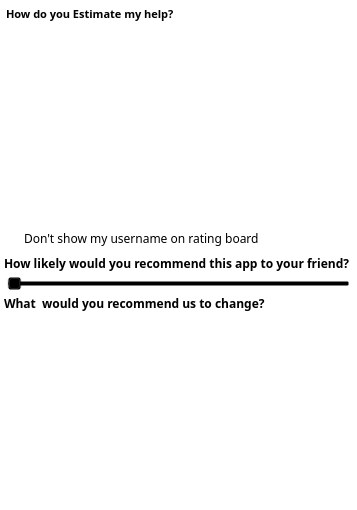
                   <widget class="QFrame" name="frame_17">
                    <property name="sizePolicy">
                     <sizepolicy hsizetype="Preferred" vsizetype="Expanding">
                      <horstretch>0</horstretch>
                      <verstretch>0</verstretch>
                     </sizepolicy>
                    </property>
                    <property name="styleSheet">
                     <string notr="true">background-color:rgba(0,0,0,0);</string>
                    </property>
                    <property name="frameShape">
                     <enum>QFrame::StyledPanel</enum>
                    </property>
                    <property name="frameShadow">
                     <enum>QFrame::Raised</enum>
                    </property>
                    <layout class="QHBoxLayout" name="horizontalLayout_20">
                     <property name="spacing">
                      <number>0</number>
                     </property>
                     <property name="leftMargin">
                      <number>0</number>
                     </property>
                     <property name="topMargin">
                      <number>0</number>
                     </property>
                     <property name="rightMargin">
                      <number>0</number>
                     </property>
                     <property name="bottomMargin">
                      <number>0</number>
                     </property>
                     <item>
                      <widget class="QFrame" name="frame_21">
                       <property name="frameShape">
                        <enum>QFrame::StyledPanel</enum>
                       </property>
                       <property name="frameShadow">
                        <enum>QFrame::Raised</enum>
                       </property>
                       <layout class="QVBoxLayout" name="verticalLayout_19">
                        <property name="spacing">
                         <number>0</number>
                        </property>
                        <property name="leftMargin">
                         <number>0</number>
                        </property>
                        <property name="topMargin">
                         <number>0</number>
                        </property>
                        <property name="rightMargin">
                         <number>0</number>
                        </property>
                        <property name="bottomMargin">
                         <number>0</number>
                        </property>
                        <item alignment="Qt::AlignLeft|Qt::AlignTop">
                         <widget class="QFrame" name="frame_24">
                          <property name="sizePolicy">
                           <sizepolicy hsizetype="Expanding" vsizetype="Expanding">
                            <horstretch>0</horstretch>
                            <verstretch>0</verstretch>
                           </sizepolicy>
                          </property>
                          <property name="frameShape">
                           <enum>QFrame::StyledPanel</enum>
                          </property>
                          <property name="frameShadow">
                           <enum>QFrame::Raised</enum>
                          </property>
                          <layout class="QHBoxLayout" name="horizontalLayout_17">
                           <property name="spacing">
                            <number>0</number>
                           </property>
                           <property name="leftMargin">
                            <number>3</number>
                           </property>
                           <property name="topMargin">
                            <number>3</number>
                           </property>
                           <property name="rightMargin">
                            <number>3</number>
                           </property>
                           <property name="bottomMargin">
                            <number>3</number>
                           </property>
                           <item>
                            <widget class="QLabel" name="label_11">
                             <property name="font">
                              <font>
                               <family>Bahnschrift</family>
                               <pointsize>8</pointsize>
                               <weight>75</weight>
                               <bold>true</bold>
                              </font>
                             </property>
                             <property name="text">
                              <string>How do you Estimate my help?</string>
                             </property>
                            </widget>
                           </item>
                          </layout>
                         </widget>
                        </item>
                        <item>
                         <widget class="QFrame" name="frame_25">
                          <property name="sizePolicy">
                           <sizepolicy hsizetype="Expanding" vsizetype="Expanding">
                            <horstretch>0</horstretch>
                            <verstretch>0</verstretch>
                           </sizepolicy>
                          </property>
                          <property name="maximumSize">
                           <size>
                            <width>16777215</width>
                            <height>16777215</height>
                           </size>
                          </property>
                          <property name="frameShape">
                           <enum>QFrame::StyledPanel</enum>
                          </property>
                          <property name="frameShadow">
                           <enum>QFrame::Raised</enum>
                          </property>
                          <layout class="QHBoxLayout" name="horizontalLayout_21">
                           <property name="spacing">
                            <number>0</number>
                           </property>
                           <property name="leftMargin">
                            <number>0</number>
                           </property>
                           <property name="topMargin">
                            <number>0</number>
                           </property>
                           <property name="rightMargin">
                            <number>0</number>
                           </property>
                           <property name="bottomMargin">
                            <number>0</number>
                           </property>
                           <item>
                            <widget class="QFrame" name="frame_29">
                             <property name="sizePolicy">
                              <sizepolicy hsizetype="Preferred" vsizetype="Preferred">
                               <horstretch>0</horstretch>
                               <verstretch>0</verstretch>
                              </sizepolicy>
                             </property>
                             <property name="styleSheet">
                              <string notr="true">image: url(:/image/Image/linetracer__-removebg-preview.png);
</string>
                             </property>
                             <property name="frameShape">
                              <enum>QFrame::StyledPanel</enum>
                             </property>
                             <property name="frameShadow">
                              <enum>QFrame::Raised</enum>
                             </property>
                             <layout class="QHBoxLayout" name="horizontalLayout_24">
                              <property name="spacing">
                               <number>0</number>
                              </property>
                              <property name="leftMargin">
                               <number>0</number>
                              </property>
                              <property name="topMargin">
                               <number>0</number>
                              </property>
                              <property name="rightMargin">
                               <number>0</number>
                              </property>
                              <property name="bottomMargin">
                               <number>0</number>
                              </property>
                             </layout>
                            </widget>
                           </item>
                           <item>
                            <widget class="QFrame" name="frame_31">
                             <property name="styleSheet">
                              <string notr="true">image: url(:/image/Image/rategam-removebg-preview.png);</string>
                             </property>
                             <property name="frameShape">
                              <enum>QFrame::StyledPanel</enum>
                             </property>
                             <property name="frameShadow">
                              <enum>QFrame::Raised</enum>
                             </property>
                             <layout class="QHBoxLayout" name="horizontalLayout_25">
                              <property name="spacing">
                               <number>0</number>
                              </property>
                              <property name="leftMargin">
                               <number>0</number>
                              </property>
                              <property name="topMargin">
                               <number>0</number>
                              </property>
                              <property name="rightMargin">
                               <number>0</number>
                              </property>
                              <property name="bottomMargin">
                               <number>0</number>
                              </property>
                             </layout>
                            </widget>
                           </item>
                          </layout>
                         </widget>
                        </item>
                        <item>
                         <widget class="QFrame" name="frame_26">
                          <property name="sizePolicy">
                           <sizepolicy hsizetype="Expanding" vsizetype="Expanding">
                            <horstretch>0</horstretch>
                            <verstretch>0</verstretch>
                           </sizepolicy>
                          </property>
                          <property name="maximumSize">
                           <size>
                            <width>16777215</width>
                            <height>16777215</height>
                           </size>
                          </property>
                          <property name="frameShape">
                           <enum>QFrame::StyledPanel</enum>
                          </property>
                          <property name="frameShadow">
                           <enum>QFrame::Raised</enum>
                          </property>
                          <layout class="QVBoxLayout" name="verticalLayout_20">
                           <property name="spacing">
                            <number>2</number>
                           </property>
                           <property name="leftMargin">
                            <number>2</number>
                           </property>
                           <property name="topMargin">
                            <number>2</number>
                           </property>
                           <property name="rightMargin">
                            <number>2</number>
                           </property>
                           <property name="bottomMargin">
                            <number>2</number>
                           </property>
                           <item>
                            <widget class="QTextEdit" name="textEdit"/>
                           </item>
                           <item>
                            <widget class="QCheckBox" name="checkBox">
                             <property name="font">
                              <font>
                               <family>Bahnschrift</family>
                               <weight>50</weight>
                               <bold>false</bold>
                              </font>
                             </property>
                             <property name="text">
                              <string>Don't show my username on rating board</string>
                             </property>
                            </widget>
                           </item>
                          </layout>
                         </widget>
                        </item>
                        <item>
                         <widget class="QFrame" name="frame_28">
                          <property name="sizePolicy">
                           <sizepolicy hsizetype="Expanding" vsizetype="Expanding">
                            <horstretch>0</horstretch>
                            <verstretch>0</verstretch>
                           </sizepolicy>
                          </property>
                          <property name="maximumSize">
                           <size>
                            <width>16777215</width>
                            <height>75</height>
                           </size>
                          </property>
                          <property name="frameShape">
                           <enum>QFrame::StyledPanel</enum>
                          </property>
                          <property name="frameShadow">
                           <enum>QFrame::Raised</enum>
                          </property>
                          <layout class="QVBoxLayout" name="verticalLayout_21">
                           <property name="spacing">
                            <number>1</number>
                           </property>
                           <property name="leftMargin">
                            <number>1</number>
                           </property>
                           <property name="topMargin">
                            <number>1</number>
                           </property>
                           <property name="rightMargin">
                            <number>1</number>
                           </property>
                           <property name="bottomMargin">
                            <number>1</number>
                           </property>
                           <item>
                            <widget class="QLabel" name="label_12">
                             <property name="font">
                              <font>
                               <family>Bahnschrift</family>
                               <weight>75</weight>
                               <bold>true</bold>
                              </font>
                             </property>
                             <property name="text">
                              <string>How likely would you recommend this app to your friend? </string>
                             </property>
                            </widget>
                           </item>
                           <item>
                            <widget class="QFrame" name="frame_32">
                             <property name="sizePolicy">
                              <sizepolicy hsizetype="Maximum" vsizetype="Preferred">
                               <horstretch>0</horstretch>
                               <verstretch>0</verstretch>
                              </sizepolicy>
                             </property>
                             <property name="maximumSize">
                              <size>
                               <width>500</width>
                               <height>16777215</height>
                              </size>
                             </property>
                             <property name="frameShape">
                              <enum>QFrame::StyledPanel</enum>
                             </property>
                             <property name="frameShadow">
                              <enum>QFrame::Raised</enum>
                             </property>
                             <layout class="QHBoxLayout" name="horizontalLayout_22">
                              <property name="spacing">
                               <number>0</number>
                              </property>
                              <property name="leftMargin">
                               <number>2</number>
                              </property>
                              <property name="topMargin">
                               <number>2</number>
                              </property>
                              <property name="rightMargin">
                               <number>2</number>
                              </property>
                              <property name="bottomMargin">
                               <number>2</number>
                              </property>
                              <item>
                               <widget class="QSlider" name="horizontalSlider">
                                <property name="maximum">
                                 <number>5</number>
                                </property>
                                <property name="pageStep">
                                 <number>10</number>
                                </property>
                                <property name="orientation">
                                 <enum>Qt::Horizontal</enum>
                                </property>
                               </widget>
                              </item>
                             </layout>
                            </widget>
                           </item>
                           <item>
                            <widget class="QLabel" name="label_13">
                             <property name="font">
                              <font>
                               <family>Bahnschrift</family>
                               <weight>75</weight>
                               <bold>true</bold>
                              </font>
                             </property>
                             <property name="text">
                              <string>What  would you recommend us to change?</string>
                             </property>
                            </widget>
                           </item>
                          </layout>
                         </widget>
                        </item>
                        <item>
                         <widget class="QFrame" name="frame_27">
                          <property name="sizePolicy">
                           <sizepolicy hsizetype="Expanding" vsizetype="Expanding">
                            <horstretch>0</horstretch>
                            <verstretch>0</verstretch>
                           </sizepolicy>
                          </property>
                          <property name="maximumSize">
                           <size>
                            <width>16777215</width>
                            <height>16777215</height>
                           </size>
                          </property>
                          <property name="frameShape">
                           <enum>QFrame::StyledPanel</enum>
                          </property>
                          <property name="frameShadow">
                           <enum>QFrame::Raised</enum>
                          </property>
                          <layout class="QHBoxLayout" name="horizontalLayout_23">
                           <property name="spacing">
                            <number>0</number>
                           </property>
                           <property name="leftMargin">
                            <number>0</number>
                           </property>
                           <property name="topMargin">
                            <number>0</number>
                           </property>
                           <property name="rightMargin">
                            <number>0</number>
                           </property>
                           <property name="bottomMargin">
                            <number>0</number>
                           </property>
                           <item>
                            <widget class="QTextEdit" name="textEdit_2"/>
                           </item>
                          </layout>
                         </widget>
                        </item>
                       </layout>
                      </widget>
                     </item>
                     <item>
                      <widget class="QFrame" name="frame_23">
                       <property name="sizePolicy">
                        <sizepolicy hsizetype="Expanding" vsizetype="Expanding">
                         <horstretch>0</horstretch>
                         <verstretch>0</verstretch>
                        </sizepolicy>
                       </property>
                       <property name="styleSheet">
                        <string notr="true">border-image: url(:/image/Image/ratinggambar-removebg-preview.png);</string>
                       </property>
                       <property name="frameShape">
                        <enum>QFrame::StyledPanel</enum>
                       </property>
                       <property name="frameShadow">
                        <enum>QFrame::Raised</enum>
                       </property>
                      </widget>
                     </item>
                    </layout>
                   </widget>
